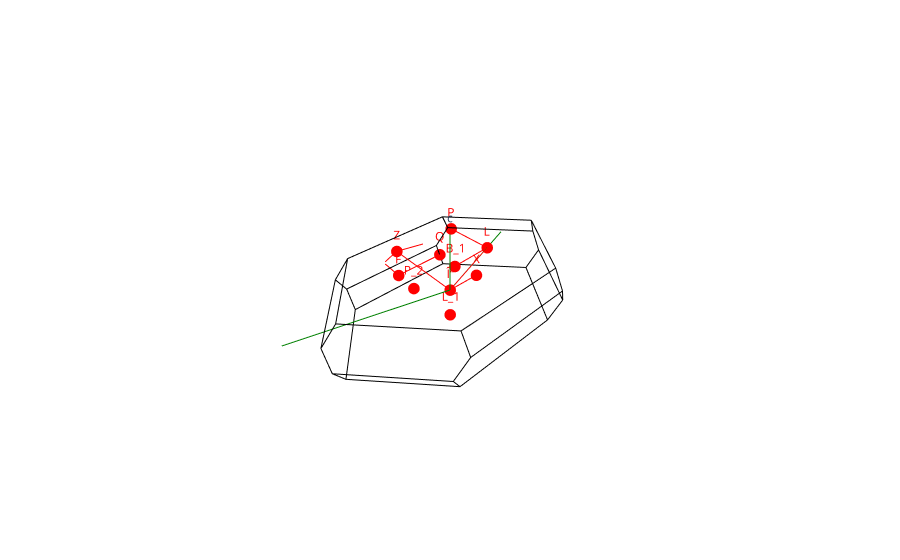

This figure's notebook cell:
### Markdown cell above
On peut observer en abcisse du graphe les différentes direction dans lesquelles on a tracé la variation de l'énergie E-$E_F$ en fonction du vecteur d'onde k. Il s'agit des différentes directions dans la première zone de Brillouin que l'on peut observer ci-dessous.

### Code cell
plot_brillouin_zone(el_bs.structure)

### Figure 1 — Plotly figure (JSON) as saved in the notebook; plotly's stock layout.template omitted (floating-point values rounded to 4 significant figures)
{"data": [{"line": {"color": "green"}, "mode": "lines+text", "showlegend": false, "text": ["", "a"], "type": "scatter3d", "x": [0, -1.553], "y": [0, -0.8963], "z": [0, -0.3287]}, {"line": {"color": "green"}, "mode": "lines+text", "showlegend": false, "text": ["", "b"], "type": "scatter3d", "x": [0, 1.553], "y": [0, -0.8963], "z": [0, -0.3287]}, {"line": {"color": "green"}, "mode": "lines+text", "showlegend": false, "text": ["", "c"], "type": "scatter3d", "x": [0, 0], "y": [0, 0], "z": [0, 0.986]}, {"line": {"color": "black"}, "mode": "lines", "showlegend": false, "text": "", "type": "scatter3d", "x": [-0.4827, -0.5871], "y": [0.8361, 0.8963], "z": [-0.493, -0.1643]}, {"line": {"color": "black"}, "mode": "lines", "showlegend": false, "text": "", "type": "scatter3d", "x": [-0.4827, -0.9654], "y": [0.8361, -1.11e-16], "z": [-0.493, -0.493]}, {"line": {"color": "black"}, "mode": "lines", "showlegend": false, "text": "", "type": "scatter3d", "x": [-0.5871, -1.07], "y": [0.8963, 0.06025], "z": [-0.1643, -0.1643]}, {"line": {"color": "black"}, "mode": "lines", "showlegend": false, "text": "", "type": "scatter3d", "x": [-1.07, -0.9654], "y": [0.06025, -1.11e-16], "z": [-0.1643, -0.493]}, {"line": {"color": "black"}, "mode": "lines", "showlegend": false, "text": "", "type": "scatter3d", "x": [0.5871, 0.4827], "y": [0.8963, 0.8361], "z": [-0.1643, -0.493]}, {"line": {"color": "black"}, "mode": "lines", "showlegend": false, "text": "", "type": "scatter3d", "x": [0.5871, 1.07], "y": [0.8963, 0.06025], "z": [-0.1643, -0.1643]}, {"line": {"color": "black"}, "mode": "lines", "showlegend": false, "text": "", "type": "scatter3d", "x": [0.4827, 0.9654], "y": [0.8361, 1.11e-16], "z": [-0.493, -0.493]}, {"line": {"color": "black"}, "mode": "lines", "showlegend": false, "text": "", "type": "scatter3d", "x": [0.9654, 1.07], "y": [1.11e-16, 0.06025], "z": [-0.493, -0.1643]}, {"line": {"color": "black"}, "mode": "lines", "showlegend": false, "text": "", "type": "scatter3d", "x": [-0.4827, 0.4827], "y": [0.9566, 0.9566], "z": [0.1643, 0.1643]}, {"line": {"color": "black"}, "mode": "lines", "showlegend": false, "text": "", "type": "scatter3d", "x": [-0.4827, -0.4827], "y": [0.9566, 0.8361], "z": [0.1643, 0.493]}, {"line": {"color": "black"}, "mode": "lines", "showlegend": false, "text": "", "type": "scatter3d", "x": [0.4827, 0.4827], "y": [0.9566, 0.8361], "z": [0.1643, 0.493]}, {"line": {"color": "black"}, "mode": "lines", "showlegend": false, "text": "", "type": "scatter3d", "x": [0.4827, -0.4827], "y": [0.8361, 0.8361], "z": [0.493, 0.493]}, {"line": {"color": "black"}, "mode": "lines", "showlegend": false, "text": "", "type": "scatter3d", "x": [0.5871, 0.4827], "y": [0.8963, 0.9566], "z": [-0.1643, 0.1643]}, {"line": {"color": "black"}, "mode": "lines", "showlegend": false, "text": "", "type": "scatter3d", "x": [-0.4827, -0.5871], "y": [0.9566, 0.8963], "z": [0.1643, -0.1643]}, {"line": {"color": "black"}, "mode": "lines", "showlegend": false, "text": "", "type": "scatter3d", "x": [-0.4827, 0.4827], "y": [0.8361, 0.8361], "z": [-0.493, -0.493]}, {"line": {"color": "black"}, "mode": "lines", "showlegend": false, "text": "", "type": "scatter3d", "x": [0.4827, 0.9654], "y": [0.8361, -1.11e-16], "z": [0.493, 0.493]}, {"line": {"color": "black"}, "mode": "lines", "showlegend": false, "text": "", "type": "scatter3d", "x": [0.9654, 1.07], "y": [-1.11e-16, -0.06025], "z": [0.493, 0.1643]}, {"line": {"color": "black"}, "mode": "lines", "showlegend": false, "text": "", "type": "scatter3d", "x": [1.07, 1.07], "y": [-0.06025, 0.06025], "z": [0.1643, -0.1643]}, {"line": {"color": "black"}, "mode": "lines", "showlegend": false, "text": "", "type": "scatter3d", "x": [-0.4827, -0.9654], "y": [0.8361, -1.11e-16], "z": [0.493, 0.493]}, {"line": {"color": "black"}, "mode": "lines", "showlegend": false, "text": "", "type": "scatter3d", "x": [-0.9654, -0.4827], "y": [-1.11e-16, -0.8361], "z": [0.493, 0.493]}, {"line": {"color": "black"}, "mode": "lines", "showlegend": false, "text": "", "type": "scatter3d", "x": [-0.4827, 0.4827], "y": [-0.8361, -0.8361], "z": [0.493, 0.493]}, {"line": {"color": "black"}, "mode": "lines", "showlegend": false, "text": "", "type": "scatter3d", "x": [0.4827, 0.9654], "y": [-0.8361, -1.11e-16], "z": [0.493, 0.493]}, {"line": {"color": "black"}, "mode": "lines", "showlegend": false, "text": "", "type": "scatter3d", "x": [-1.07, -1.07], "y": [0.06025, -0.06025], "z": [-0.1643, 0.1643]}, {"line": {"color": "black"}, "mode": "lines", "showlegend": false, "text": "", "type": "scatter3d", "x": [-1.07, -0.9654], "y": [-0.06025, -1.11e-16], "z": [0.1643, 0.493]}, {"line": {"color": "black"}, "mode": "lines", "showlegend": false, "text": "", "type": "scatter3d", "x": [0.4827, -0.4827], "y": [-0.8361, -0.8361], "z": [-0.493, -0.493]}, {"line": {"color": "black"}, "mode": "lines", "showlegend": false, "text": "", "type": "scatter3d", "x": [0.4827, 0.4827], "y": [-0.8361, -0.9566], "z": [-0.493, -0.1643]}, {"line": {"color": "black"}, "mode": "lines", "showlegend": false, "text": "", "type": "scatter3d", "x": [-0.4827, -0.4827], "y": [-0.8361, -0.9566], "z": [-0.493, -0.1643]}, {"line": {"color": "black"}, "mode": "lines", "showlegend": false, "text": "", "type": "scatter3d", "x": [-0.4827, 0.4827], "y": [-0.9566, -0.9566], "z": [-0.1643, -0.1643]}, {"line": {"color": "black"}, "mode": "lines", "showlegend": false, "text": "", "type": "scatter3d", "x": [0.4827, 0.5871], "y": [-0.8361, -0.8963], "z": [0.493, 0.1643]}, {"line": {"color": "black"}, "mode": "lines", "showlegend": false, "text": "", "type": "scatter3d", "x": [-0.4827, -0.5871], "y": [-0.8361, -0.8963], "z": [0.493, 0.1643]}, {"line": {"color": "black"}, "mode": "lines", "showlegend": false, "text": "", "type": "scatter3d", "x": [-0.5871, -0.4827], "y": [-0.8963, -0.9566], "z": [0.1643, -0.1643]}, {"line": {"color": "black"}, "mode": "lines", "showlegend": false, "text": "", "type": "scatter3d", "x": [0.4827, 0.5871], "y": [-0.9566, -0.8963], "z": [-0.1643, 0.1643]}, {"line": {"color": "black"}, "mode": "lines", "showlegend": false, "text": "", "type": "scatter3d", "x": [1.07, 0.5871], "y": [-0.06025, -0.8963], "z": [0.1643, 0.1643]}, {"line": {"color": "black"}, "mode": "lines", "showlegend": false, "text": "", "type": "scatter3d", "x": [0.4827, 0.9654], "y": [-0.8361, 1.11e-16], "z": [-0.493, -0.493]}, {"line": {"color": "black"}, "mode": "lines", "showlegend": false, "text": "", "type": "scatter3d", "x": [-0.4827, -0.9654], "y": [-0.8361, -1.11e-16], "z": [-0.493, -0.493]}, {"line": {"color": "black"}, "mode": "lines", "showlegend": false, "text": "", "type": "scatter3d", "x": [-1.07, -0.5871], "y": [-0.06025, -0.8963], "z": [0.1643, 0.1643]}, {"line": {"color": "red"}, "mode": "lines", "showlegend": false, "text": "", "type": "scatter3d", "x": [0, -0.7763], "y": [0, -0.4482], "z": [0, -0.1643]}, {"line": {"color": "red"}, "mode": "lines", "showlegend": false, "text": "", "type": "scatter3d", "x": [-0.7763, -0.4827], "y": [-0.4482, -0.6176], "z": [-0.1643, -0.4129]}, {"line": {"color": "red"}, "mode": "lines", "showlegend": false, "text": "", "type": "scatter3d", "x": [-0.4827, 0], "y": [-1.175, -0.8963], "z": [-0.2444, 0.1643]}, {"line": {"color": "red"}, "mode": "lines", "showlegend": false, "text": "", "type": "scatter3d", "x": [0, 0], "y": [-0.8963, 0], "z": [0.1643, 0]}, {"line": {"color": "red"}, "mode": "lines", "showlegend": false, "text": "", "type": "scatter3d", "x": [0, -0.5349], "y": [0, -0.3088], "z": [0, -0.4529]}, {"line": {"color": "red"}, "mode": "lines", "showlegend": false, "text": "", "type": "scatter3d", "x": [-0.4827, 0], "y": [-0.8963, -0.8963], "z": [-0.3287, -0.3287]}, {"line": {"color": "red"}, "mode": "lines", "showlegend": false, "text": "", "type": "scatter3d", "x": [0, 0], "y": [-0.8963, -1.175], "z": [-0.3287, -0.2444]}, {"line": {"color": "red"}, "mode": "lines", "showlegend": false, "text": "", "type": "scatter3d", "x": [0, 0], "y": [-1.175, -0.8963], "z": [-0.2444, 0.1643]}, {"line": {"color": "red"}, "mode": "lines", "showlegend": false, "text": "", "type": "scatter3d", "x": [-0.7763, -0.7241], "y": [-0.4482, -1.036], "z": [-0.1643, -0.04005]}, {"marker": {"color": "red", "size": 4}, "mode": "markers+text", "showlegend": false, "text": ["Î“", "B", "B_1", "F", "L", "L_1", "P", "P_1", "P_2", "Q", "X", "Z"], "textfont": {"color": "red"}, "type": "scatter3d", "x": [0, -0.4827, -0.4827, 0, -0.7763, 0, -0.7241, 0, 0, -0.4827, -0.5349, 0], "y": [0, -1.175, -0.6176, -0.8963, -0.4482, 0, -1.036, -1.175, -0.6176, -0.8963, -0.3088, -0.8963], "z": [0, -0.2444, -0.4129, -0.3287, -0.1643, -0.493, -0.04005, -0.2444, -0.4129, -0.3287, -0.4529, 0.1643]}], "layout": {"scene": {"xaxis": {"range": [-1.15, 1.15], "visible": false}, "yaxis": {"range": [-1.15, 1.15], "visible": false}, "zaxis": {"range": [-1.15, 1.15], "visible": false}}}}
